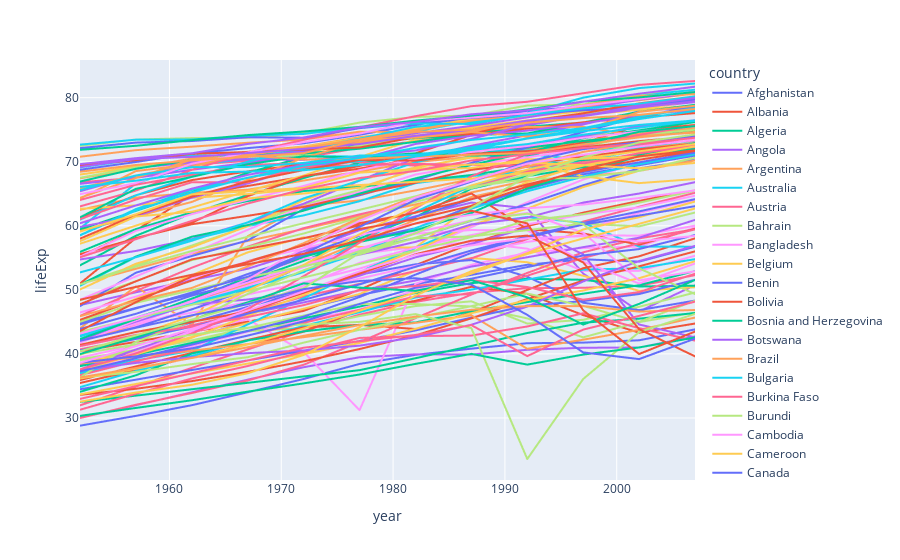

Notebook cell for this chart:
### Code cell
px.line(
    data,
    x='year',
    y='lifeExp',
    color='country'
)
